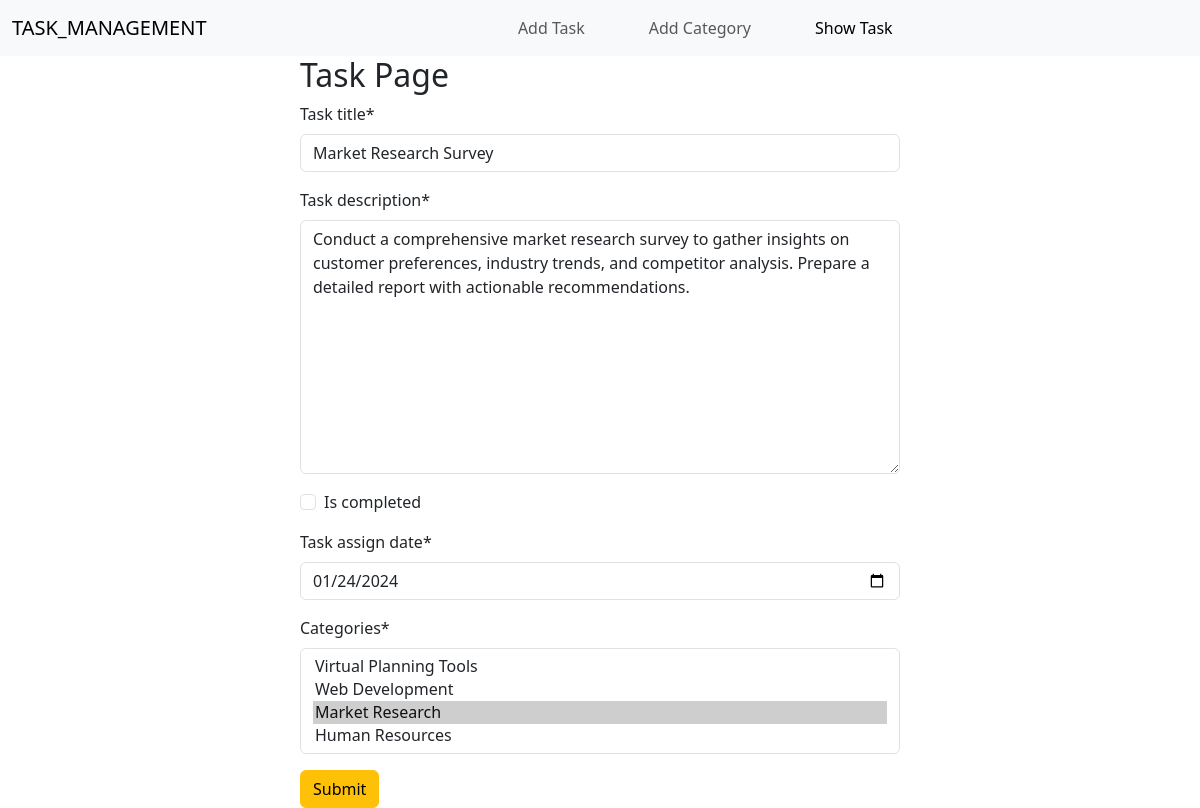
Page /task/edit/3 on the committed database.
### task/models.py (models this page shows, shortened)
class Task(models.Model):
    task_title = models.CharField(max_length=100)
    task_description = models.TextField()
    is_completed = models.BooleanField(default=False)
    task_assign_date = models.DateField()
    categories = models.ManyToManyField(Category)

### task/views.py (the view)
# urls.py: path('edit/<int:id>', views.edit_task, name='edit_task'),
def edit_task(request, id):
    task = models.Task.objects.get(pk=id)
    task_form = forms.TaskForm(instance=task)
    if request.method == 'POST':
        task_form = forms.TaskForm(request.POST, instance=task)
        if task_form.is_valid():
            task_form.save()
            return redirect('home')
    return render(request, 'task.html', {'form' : task_form})

### task/forms.py
class TaskForm(forms.ModelForm):
    class Meta:
        model = Task
        fields = ('__all__')
        widgets ={
            'task_assign_date': forms.DateInput(attrs={'type': 'date'}),
        }

### category/models.py (called while the page is built)
    def __str__(self):
        return self.category_name

### task/templates/task.html (shortened to what this page needs)
{% extends "base.html" %} {% block content %} {% load crispy_forms_tags %}
<form style="width: 50%; margin: auto" method="post">
  <h2>Task Page</h2>
  {{ form |crispy }}
  <button class="btn btn-warning">Submit</button>
</form>
{% endblock content %}

### rows in the picture
Task: task_title "Market Research Survey", task_description "Conduct a comprehensive market research survey to gather insights on customer preferences, industry trends, and competitor analysis. Prepare a detailed report with actionable recommendations.", task_assign_date "01/24/2024"
